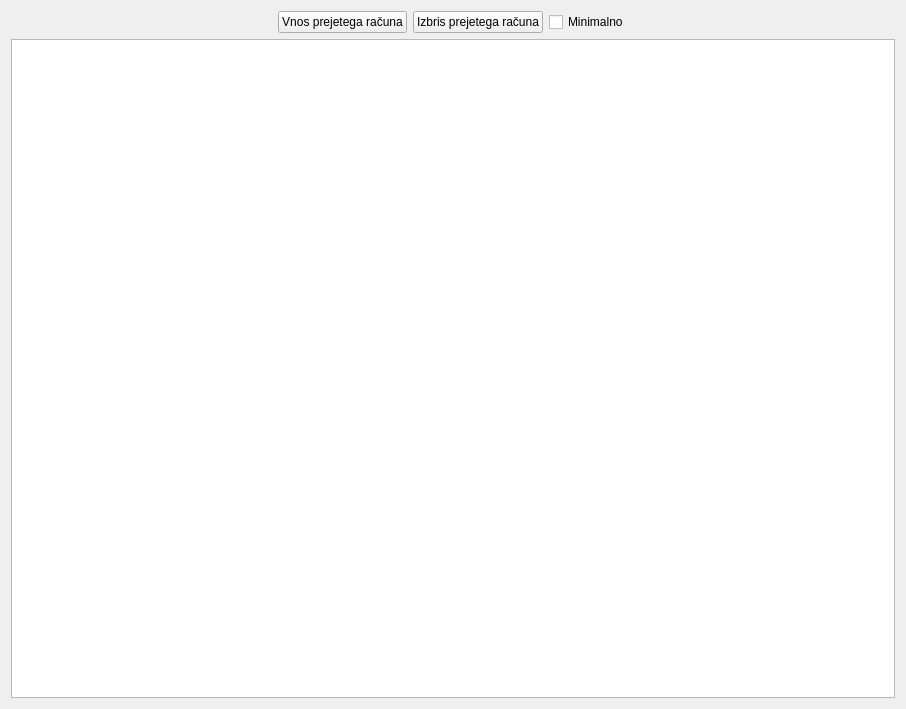
<?xml version="1.0" encoding="UTF-8"?>
<ui version="4.0">
 <class>wid_prejetiracuni</class>
 <widget class="QWidget" name="wid_prejetiracuni">
  <property name="windowModality">
   <enum>Qt::ApplicationModal</enum>
  </property>
  <property name="geometry">
   <rect>
    <x>0</x>
    <y>0</y>
    <width>906</width>
    <height>709</height>
   </rect>
  </property>
  <property name="windowTitle">
   <string>Form</string>
  </property>
  <layout class="QGridLayout" name="gridLayout">
   <item row="0" column="0">
    <layout class="QHBoxLayout" name="horizontalLayout">
     <item>
      <spacer name="horizontalSpacer">
       <property name="orientation">
        <enum>Qt::Horizontal</enum>
       </property>
       <property name="sizeHint" stdset="0">
        <size>
         <width>40</width>
         <height>20</height>
        </size>
       </property>
      </spacer>
     </item>
     <item>
      <widget class="QPushButton" name="btn_nov">
       <property name="text">
        <string>Vnos prejetega računa</string>
       </property>
      </widget>
     </item>
     <item>
      <widget class="QPushButton" name="btn_brisi">
       <property name="text">
        <string>Izbris prejetega računa</string>
       </property>
      </widget>
     </item>
     <item>
      <widget class="QCheckBox" name="btn_min">
       <property name="text">
        <string>Minimalno</string>
       </property>
      </widget>
     </item>
     <item>
      <spacer name="horizontalSpacer_2">
       <property name="orientation">
        <enum>Qt::Horizontal</enum>
       </property>
       <property name="sizeHint" stdset="0">
        <size>
         <width>40</width>
         <height>20</height>
        </size>
       </property>
      </spacer>
     </item>
    </layout>
   </item>
   <item row="1" column="0">
    <widget class="QTableWidget" name="tbl_racuni">
     <property name="editTriggers">
      <set>QAbstractItemView::NoEditTriggers</set>
     </property>
     <property name="selectionMode">
      <enum>QAbstractItemView::SingleSelection</enum>
     </property>
     <property name="selectionBehavior">
      <enum>QAbstractItemView::SelectRows</enum>
     </property>
    </widget>
   </item>
  </layout>
 </widget>
 <resources/>
 <connections/>
</ui>
